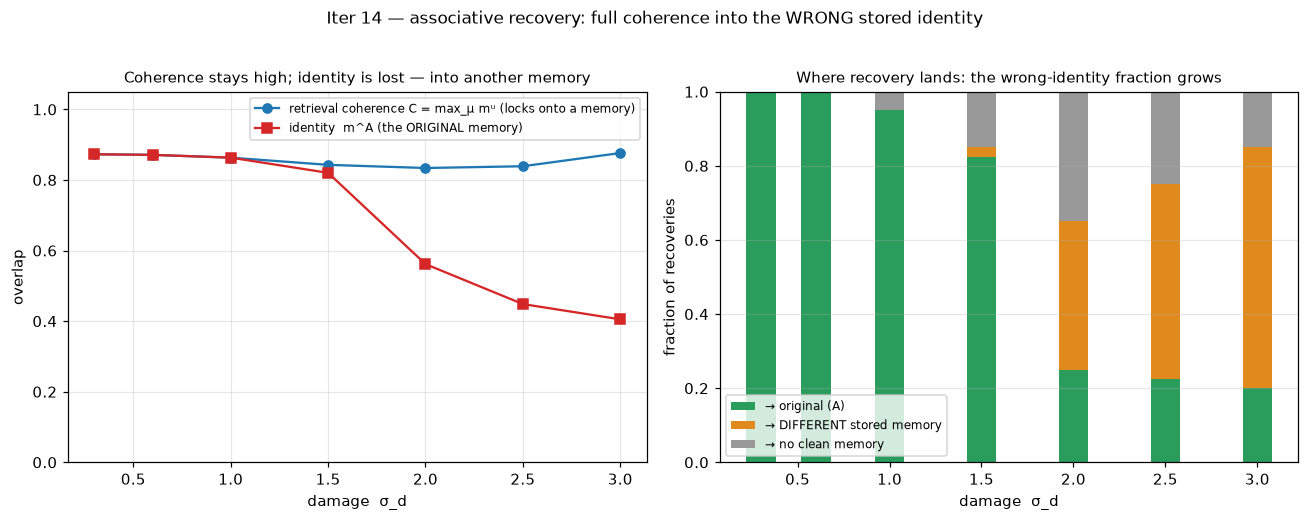

This chart was generated by the following Python code:
"""
Iteration 14 -- Associative memory: recovering into the WRONG stored pattern.

iter 13 showed damage recovery is recovery of the PATTERN, but on a *monostable*
module the only coherent state IS the original pattern -- so "coherence back,
identity lost" could only appear as an eroded/shifted version. The full ship of
Theseus needs MULTIPLE stored patterns: the system can re-lock perfectly (full
coherence) into a DIFFERENT stored identity.

Substrate: an oscillatory Hopfield network. Store M binary patterns
s^mu in {+1,-1}^N (phases xi^mu_i in {0, pi}); couple by the Hebbian/Hopfield rule

    K_ij = (1/N) * sum_mu s^mu_i s^mu_j      (i != j)

Retrieval dynamics (identical frequencies -> rotating frame, omega = 0):

    dtheta_i/dt = sum_j K_ij sin(theta_j - theta_i)

Because sin(xi^mu_j - xi^mu_i) = 0 for binary patterns, every stored pattern is an
EXACT fixed point; below capacity they are stable attractors. Retrieval quality
for pattern mu is the overlap

    m^mu(theta) = (1/N) | sum_i s^mu_i e^{i theta_i} |    in [0,1]

m^mu = 1 means theta matches xi^mu (up to a global phase). Note: the global
Kuramoto order parameter r is ~0 here (half the phases at 0, half at pi), so the
right notion of "coherence" is C = max_mu m^mu -- "locked onto SOME stored
memory". Identity = m^A (the pattern we started from).

Claims:
 1. Stored patterns are stable attractors; a lightly perturbed pattern is retrieved.
 2. Small damage -> recovers the ORIGINAL identity (m^A -> ~1).
 3. Ship of Theseus: as damage grows, retrieval coherence C stays HIGH (the system
    still locks onto a stored memory) while the identity m^A DROPS -- an increasing
    fraction of recoveries land on a DIFFERENT stored pattern. Full coherence, wrong
    identity.
 4. This requires multistability: with a SINGLE stored pattern (M=1, ~iter 13's
    monostable case) recovery always returns the same pattern -- no wrong identity.
"""
import os, sys
import numpy as np
sys.path.insert(0, os.path.dirname(os.path.dirname(os.path.abspath(__file__))))

rng = np.random.RandomState(14)

N = 32                 # well above Hopfield capacity for M=3 (ratio 0.09 << 0.14)
dt = 0.05
NOISE = 0.05

def make_net(M):
    """M random binary patterns and their Hopfield coupling."""
    S = rng.choice([-1.0, 1.0], size=(M, N))          # S[mu] = s^mu
    xi = np.where(S > 0, 0.0, np.pi)                   # phases in {0, pi}
    K = (S.T @ S) / N                                  # K_ij = (1/N) sum_mu s_i s_j
    np.fill_diagonal(K, 0.0)
    return S, xi, K

def overlaps(theta, S):
    """m^mu for every stored pattern."""
    z = np.exp(1j * theta)
    return np.abs(S @ z) / N                           # (M,)

def retrieve(theta, K, steps):
    for _ in range(steps):
        d = theta[None, :] - theta[:, None]            # d[i,j] = theta_j - theta_i
        dth = (K * np.sin(d)).sum(axis=1)
        theta = theta + dt * dth + NOISE * np.sqrt(dt) * rng.randn(N)
    return theta % (2 * np.pi)

def damage(theta, sigma_d):
    return (theta + sigma_d * rng.randn(N)) % (2 * np.pi)

# ---- the network: 3 stored memories ----
M = 3
S, xi, K = make_net(M)
STEPS = 1500
TRIALS = 40
sigmas = np.array([0.3, 0.6, 1.0, 1.5, 2.0, 2.5, 3.0])

# cross-talk between stored patterns (should be small: they're distinct memories)
mm = np.abs(S @ S.T) / N
xtalk = (mm[~np.eye(M, dtype=bool)]).max()
print(f"oscillatory Hopfield net: N={N}, M={M} stored patterns, "
      f"max cross-overlap={xtalk:.2f}\n")

# ---- Check 1: stored patterns are stable attractors; retrieval works ----
stable = []
for mu in range(M):
    th = retrieve(xi[mu].copy(), K, STEPS)
    stable.append(overlaps(th, S)[mu])
th = retrieve(damage(xi[0], 0.5), K, STEPS)           # light perturbation of A
retr_light = overlaps(th, S)[0]
# NB: ongoing noise caps overlap at a ~0.87 floor even at a perfect attractor,
# so "stable & retrieved" means sitting at that floor (well clear of the <0.8
# "no clean memory" band), not overlap = 1.
print(f"Check 1 (stored patterns are attractors): min self-overlap at rest="
      f"{min(stable):.3f}; retrieval from light damage m^A={retr_light:.3f} "
      f"(both at the noise floor ~0.87, well above the 0.8 'none' band)")
c1 = min(stable) > 0.82 and retr_light > 0.82
print(f"   -> {'PASS' if c1 else 'FAIL'}")

# ---- sweep: recover pattern A after damage, record where it lands ----
print(f"\nRecover from damage to pattern A (identity=m^A, coherence=max_mu m^mu):")
print(f"{'sigma_d':>7} | {'m^A':>5} | {'C(max)':>6} | {'->A':>5} {'->other':>7} {'->none':>6}")
print("-" * 52)
mA = {}; C = {}; toA = {}; toOther = {}; toNone = {}
for s in sigmas:
    a = []; c = []; nA = 0; nO = 0; nN = 0
    for _ in range(TRIALS):
        th = retrieve(damage(xi[0], s), K, STEPS)
        m = overlaps(th, S)
        a.append(m[0]); c.append(m.max())
        win = int(np.argmax(m))
        if m.max() < 0.8:            nN += 1     # locked onto nothing clean
        elif win == 0:               nA += 1     # recovered the original identity
        else:                        nO += 1     # recovered a DIFFERENT stored memory
    mA[s] = np.mean(a); C[s] = np.mean(c)
    toA[s] = nA / TRIALS; toOther[s] = nO / TRIALS; toNone[s] = nN / TRIALS
    print(f"{s:7.2f} | {mA[s]:5.2f} | {C[s]:6.2f} | {toA[s]:5.0%} {toOther[s]:7.0%} "
          f"{toNone[s]:6.0%}")

# ---- Check 2: small damage recovers the original identity ----
c2 = mA[0.6] > 0.85 and toA[0.6] > 0.8
print(f"\nCheck 2 (small damage recovers original identity): sigma=0.6 -> "
      f"m^A={mA[0.6]:.2f}, ->A {toA[0.6]:.0%}  -> {'PASS' if c2 else 'FAIL'}")

# ---- Check 3: ship of Theseus -- coherence stays high, but recovery lands on
# the WRONG stored memory an increasing fraction of the time (fractions are the
# honest measure: mean m^A stays moderate only because some trials still find A).
sL = 2.5
c3 = (C[sL] > 0.7) and (toA[sL] < 0.6) and (toOther[sL] > 0.15) \
     and (toOther[sigmas[-1]] > toOther[1.0] + 0.1)
print(f"Check 3 (ship of Theseus): at sigma={sL}, retrieval coherence C={C[sL]:.2f} "
      f"(still locks onto a memory) but only {toA[sL]:.0%} recover the ORIGINAL; "
      f"{toOther[sL]:.0%} land on a DIFFERENT stored pattern (grows to "
      f"{toOther[sigmas[-1]]:.0%} at σ={sigmas[-1]})  -> {'PASS' if c3 else 'FAIL'}")

# ---- Check 4: multistability is required (M=1 control) ----
S1, xi1, K1 = make_net(1)
mA1 = []
for _ in range(TRIALS):
    th = retrieve(damage(xi1[0], sL), K1, STEPS)
    mA1.append(overlaps(th, S1)[0])
mA1 = float(np.mean(mA1))
c4 = mA1 > 0.85
print(f"Check 4 (single stored pattern = monostable, no wrong identity): "
      f"M=1 at sigma={sL} -> m^A={mA1:.2f} (always the same pattern)  "
      f"-> {'PASS' if c4 else 'FAIL'}")

allok = c1 and c2 and c3 and c4
print("\nALL PASS" if allok else "\nSOME CHECKS FAILED")
print("\nVerdict: with multiple stored memories, damage recovery can restore FULL")
print("coherence into the WRONG identity -- the system re-locks onto a stored")
print("pattern, just not the one it started from (fraction ->other grows with")
print("damage while coherence C stays high). This is the true ship of Theseus that")
print("iter 13's monostable module could only approximate: same coherence, a")
print("different stored self. A single stored pattern (M=1) cannot do it -- the")
print("wrong-identity failure mode is a property of associative MEMORY, not of one")
print("attractor. Resilience of identity depends on basin size (how many memories,")
print("how far apart) -- a capacity question for a follow-up.")

# ---- plot ----
try:
    import matplotlib
    matplotlib.use("Agg")
    import matplotlib.pyplot as plt
    fig, ax = plt.subplots(1, 2, figsize=(12, 4.6))
    ss = sigmas
    ax[0].plot(ss, [C[s] for s in ss], "o-", color="#1f77b4",
               label="retrieval coherence C = max_μ mᵘ (locks onto a memory)")
    ax[0].plot(ss, [mA[s] for s in ss], "s-", color="#d62728",
               label="identity  m^A (the ORIGINAL memory)")
    ax[0].set_xlabel("damage  σ_d"); ax[0].set_ylabel("overlap")
    ax[0].set_title("Coherence stays high; identity is lost — into another memory",
                    fontsize=10)
    ax[0].legend(fontsize=8); ax[0].grid(alpha=0.3); ax[0].set_ylim(0, 1.05)
    # outcome fractions
    ax[1].bar(ss, [toA[s] for s in ss], 0.16, color="#2a9d5c", label="→ original (A)")
    ax[1].bar(ss, [toOther[s] for s in ss], 0.16, bottom=[toA[s] for s in ss],
              color="#e08a1e", label="→ DIFFERENT stored memory")
    ax[1].bar(ss, [toNone[s] for s in ss], 0.16,
              bottom=[toA[s] + toOther[s] for s in ss], color="#999",
              label="→ no clean memory")
    ax[1].set_xlabel("damage  σ_d"); ax[1].set_ylabel("fraction of recoveries")
    ax[1].set_title("Where recovery lands: the wrong-identity fraction grows",
                    fontsize=10)
    ax[1].legend(fontsize=8); ax[1].grid(alpha=0.3, axis="y")
    fig.suptitle("Iter 14 — associative recovery: full coherence into the WRONG "
                 "stored identity", y=1.02, fontsize=11)
    out = os.path.join(os.path.dirname(os.path.abspath(__file__)),
                       "iter14_associative_recovery.png")
    fig.tight_layout(); fig.savefig(out, dpi=110, bbox_inches="tight")
    print(f"\nplot saved -> {out}")
except Exception as e:
    print(f"\n(plot skipped: {e})")
